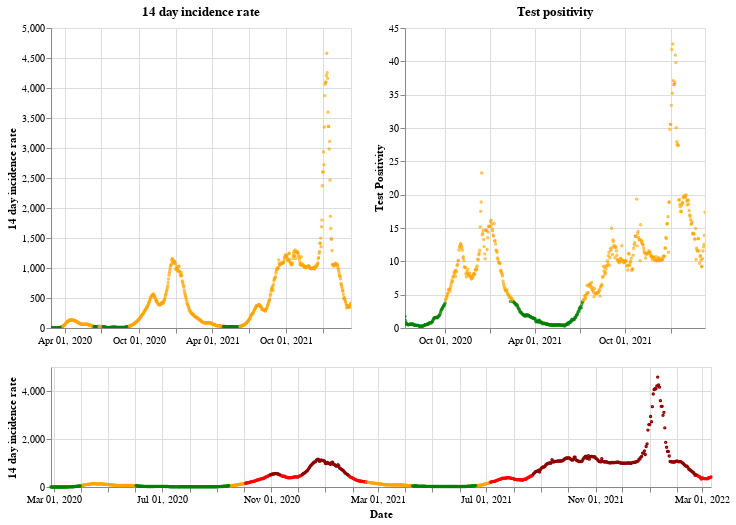

Source (notebook cell):
### Markdown cell above
## Wales

### Code cell
plot_traffic_light('Wales')

### Figure 1 — Vega-Lite specification as saved in the notebook (floating-point values rounded to 4 significant figures; data arrays with more than 128 entries replaced by an {"elided": "..."} marker saying what was removed)
{"config": {"view": {"continuousWidth": 400, "continuousHeight": 300}}, "vconcat": [{"hconcat": [{"mark": {"type": "point", "size": 2}, "encoding": {"color": {"condition": {"value": "green", "test": "(datum.twoWeeklyCasesRate <= 25)"}, "value": "orange"}, "tooltip": [{"type": "nominal", "field": "areaName"}, {"type": "temporal", "field": "date"}, {"type": "quantitative", "field": "twoWeeklyCasesRate"}, {"type": "quantitative", "field": "testPositivity"}], "x": {"type": "temporal", "axis": {"title": ""}, "field": "date", "scale": {"domain": {"selection": "DateBrush"}}, "timeUnit": "yearmonthdate"}, "y": {"type": "quantitative", "axis": {"title": "14 day incidence rate"}, "field": "twoWeeklyCasesRate"}}, "title": "14 day incidence rate", "width": 300}, {"mark": {"type": "point", "size": 2}, "encoding": {"color": {"condition": {"value": "green", "test": "(datum.testPositivity <= 4)"}, "value": "orange"}, "tooltip": [{"type": "nominal", "field": "areaName"}, {"type": "temporal", "field": "date"}, {"type": "quantitative", "field": "twoWeeklyCasesRate"}, {"type": "quantitative", "field": "testPositivity"}], "x": {"type": "temporal", "axis": {"title": ""}, "field": "date", "scale": {"domain": {"selection": "DateBrush"}}, "timeUnit": "yearmonthdate"}, "y": {"type": "quantitative", "axis": {"title": "Test Positivity"}, "field": "testPositivity"}}, "title": "Test positivity", "width": 300}]}, {"layer": [{"mark": {"type": "point", "size": 2}, "encoding": {"color": {"condition": {"value": "orange", "test": "(((datum.testPositivity < 4) && (datum.twoWeeklyCasesRate >= 50)) && (datum.twoWeeklyCasesRate < 200))"}, "value": "red"}, "opacity": {"condition": {"value": 1, "test": "((datum.twoWeeklyCasesRate >= 50) && (datum.twoWeeklyCasesRate < 500))"}, "value": 0}, "tooltip": [{"type": "nominal", "field": "areaName"}, {"type": "temporal", "field": "date"}, {"type": "quantitative", "field": "twoWeeklyCasesRate"}, {"type": "quantitative", "field": "testPositivity"}], "x": {"type": "temporal", "axis": {"title": "Date"}, "field": "date", "timeUnit": "yearmonthdate"}, "y": {"type": "quantitative", "axis": {"title": "14 day incidence rate"}, "field": "twoWeeklyCasesRate"}}, "selection": {"DateBrush": {"type": "interval", "encodings": ["x"], "fields": ["Time"]}}}, {"mark": {"type": "point", "size": 2}, "encoding": {"color": {"value": "darkred"}, "opacity": {"condition": {"value": 1, "test": "(datum.twoWeeklyCasesRate >= 500)"}, "value": 0}, "tooltip": [{"type": "nominal", "field": "areaName"}, {"type": "temporal", "field": "date"}, {"type": "quantitative", "field": "twoWeeklyCasesRate"}, {"type": "quantitative", "field": "testPositivity"}], "x": {"type": "temporal", "axis": {"title": "Date"}, "field": "date", "timeUnit": "yearmonthdate"}, "y": {"type": "quantitative", "axis": {"title": "14 day incidence rate"}, "field": "twoWeeklyCasesRate"}}}, {"mark": {"type": "point", "size": 2}, "encoding": {"color": {"condition": {"value": "green", "test": "((datum.testPositivity < 4) && (datum.twoWeeklyCasesRate < 50))"}, "value": "orange"}, "opacity": {"condition": {"value": 1, "test": "(datum.twoWeeklyCasesRate < 50)"}, "value": 0}, "tooltip": [{"type": "nominal", "field": "areaName"}, {"type": "temporal", "field": "date"}, {"type": "quantitative", "field": "twoWeeklyCasesRate"}, {"type": "quantitative", "field": "testPositivity"}], "x": {"type": "temporal", "axis": {"title": "Date"}, "field": "date", "timeUnit": "yearmonthdate"}, "y": {"type": "quantitative", "axis": {"title": "14 day incidence rate"}, "field": "twoWeeklyCasesRate"}}}], "height": 120, "width": 660}], "data": {"name": "data-a7bc08d3a93301b472ab113fa59a872c"}, "$schema": "https://vega.github.io/schema/vega-lite/v4.8.1.json", "datasets": {"data-a7bc08d3a93301b472ab113fa59a872c": {"elided": "744 records"}}}
